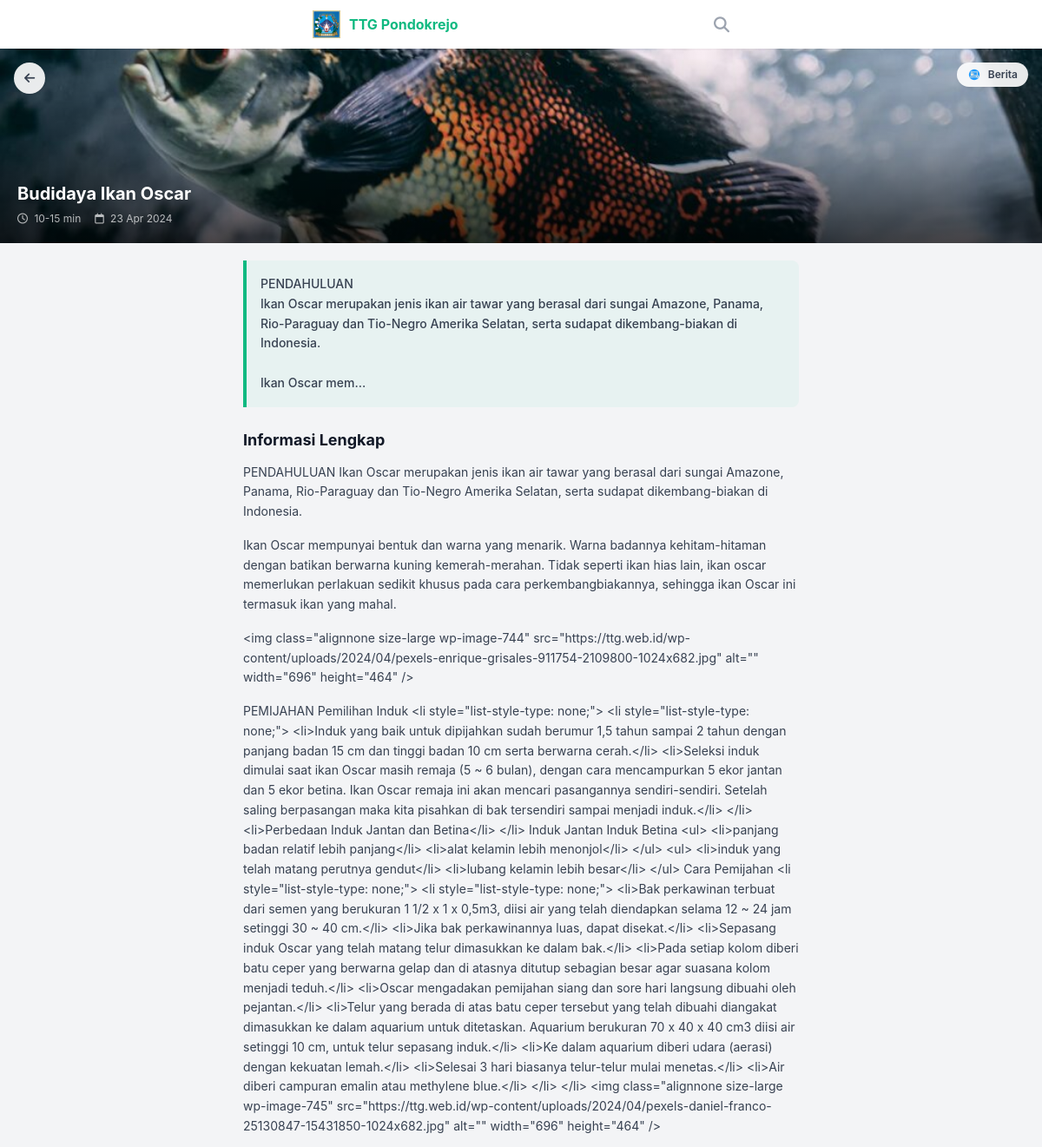
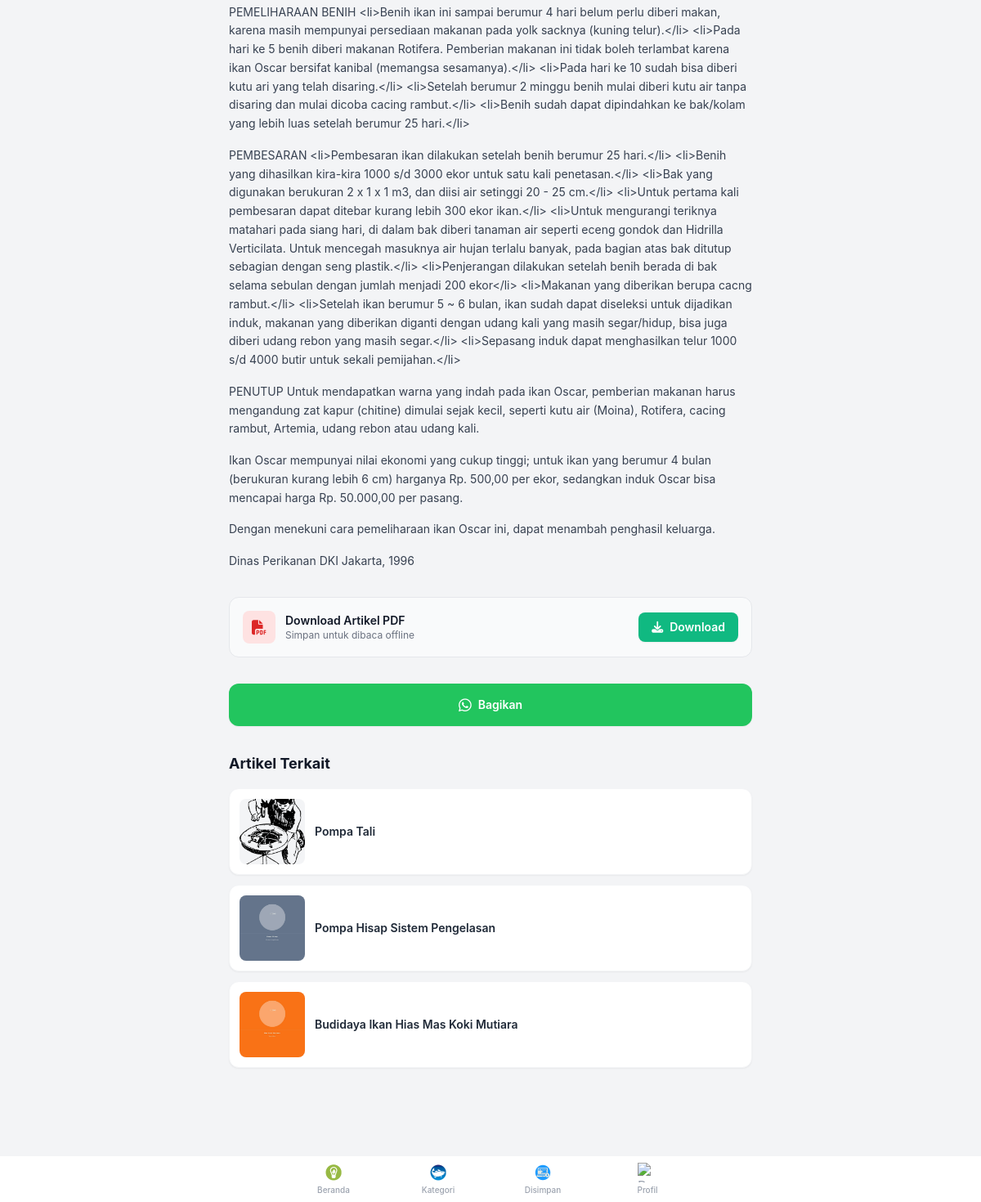
/tutorial.php?id=19, run on the app's committed database (2 pictures, top to bottom).
### tables this page shows
CREATE TABLE tutorials (
            id INTEGER PRIMARY KEY AUTOINCREMENT,
            title TEXT NOT NULL,
            slug TEXT UNIQUE NOT NULL,
            description TEXT,
            difficulty TEXT, -- 'Easy', 'Medium', 'Hard'
            duration INTEGER, -- in minutes
            category_id INTEGER,
            author_id INTEGER,
            created_at DATETIME DEFAULT CURRENT_TIMESTAMP,
            view_count INTEGER DEFAULT 0,
            image_path TEXT, video_url TEXT, pdf_path TEXT, -- Main thumbnail
            FOREIGN KEY(category_id) REFERENCES categories(id),
            FOREIGN KEY(author_id) REFERENCES users(id)
        );

CREATE TABLE categories (
            id INTEGER PRIMARY KEY AUTOINCREMENT,
            name TEXT NOT NULL,
            icon_class TEXT -- e.g. fa-leaf for fontawesome or just text
        );

CREATE TABLE steps (
            id INTEGER PRIMARY KEY AUTOINCREMENT,
            tutorial_id INTEGER NOT NULL,
            step_number INTEGER NOT NULL,
            title TEXT,
            content TEXT,
            image_path TEXT,
            FOREIGN KEY(tutorial_id) REFERENCES tutorials(id) ON DELETE CASCADE
        );

### includes/icons_map.php (called while the page is built)
<?php
return [
    'pertanian' => 'pertanian.png',
    'peternakan' => 'peternakan.png',
    'perikanan' => 'perikanan.png',
    'energi' => 'energi.png',
    'kerajinan' => 'kerajinan.png',
    'pengolahan limbah' => 'pengolahan limbah.png',
    'daur ulang' => 'daur-ulang.png',
    'pengolahan' => 'pengolahan.png',
    'pengairan' => 'pengairan.png',
    'tanaman obat' => 'herbal.png',
    'ramah lingkungan' => 'ramah lingkungan.png',
    'berita' => 'edukas.png',
    'tak berkategori' => 'tak berkategori.png',
    'teknologi tepat guna' => 'ide.png',
    'budidaya' => 'pertanian.png',
    'tenaga surya' => 'energi.png',
    'pembangkit listrik' => 'energi.png',
];
?>

### public/tutorial.php (the view, shortened to what this page needs)
<?php
require_once __DIR__ . '/../includes/functions.php';
$pdo = connectDB();
$id = (int)$_GET['id'];
$stmt = $pdo->prepare("SELECT t.*, c.name as category_name FROM tutorials t JOIN categories c ON t.category_id = c.id WHERE t.id = ?");
$stmt->execute([$id]);
$tutorial = $stmt->fetch();
$stmt = $pdo->prepare("SELECT * FROM steps WHERE tutorial_id = ? ORDER BY step_number ASC");
$stmt->execute([$id]);
$allSteps = $stmt->fetchAll();
$steps = array_filter($allSteps, function($s) { return !empty($s['title']) || !empty($s['content']); });
$stmt = $pdo->prepare("SELECT id, title, image_path FROM tutorials WHERE category_id = ? AND id != ? ORDER BY RANDOM() LIMIT 3");
$stmt->execute([$tutorial['category_id'], $id]);
$related = $stmt->fetchAll();
require_once __DIR__ . '/../includes/header.php';
?>
<div class="pb-20">
    <div class="relative h-56 bg-gray-200">
        <?php if($tutorial['image_path']): ?>
            <img src="<?php echo BASE_URL . $tutorial['image_path']; ?>" class="w-full h-full object-cover" alt="">
        <?php else: ?>
            <div class="w-full h-full bg-gradient-to-br from-primary to-primary-dark flex items-center justify-center"><i class="fas fa-book-open text-5xl text-white/50"></i></div>
        <?php endif; ?>
        <div class="absolute inset-0 bg-gradient-to-t from-black/70 via-black/20 to-transparent"></div>
        <a href="javascript:history.back()" class="absolute top-4 left-4 w-9 h-9 bg-white/90 backdrop-blur rounded-full flex items-center justify-center shadow"><i class="fas fa-arrow-left text-gray-700 text-sm"></i></a>
        <div class="absolute top-4 right-4 bg-white/90 backdrop-blur px-3 py-1.5 rounded-full shadow-sm flex items-center gap-2">
            <img src="<?php echo getCategoryIcon($tutorial['category_name']); ?>" class="w-4 h-4" alt="">
            <span class="text-xs font-semibold text-gray-700"><?php echo $tutorial['category_name']; ?></span>
        </div>
        <div class="absolute bottom-0 left-0 right-0 p-5">
            <h1 class="text-xl font-bold text-white leading-tight mb-2 drop-shadow"><?php echo htmlspecialchars($tutorial['title']); ?></h1>
            <div class="flex items-center text-white/70 text-xs gap-4">
                <span><i class="far fa-clock mr-1"></i> 10-15 min</span>
                <span><i class="far fa-calendar mr-1"></i> <?php echo date('d M Y', strtotime($tutorial['created_at'])); ?></span>
            </div>
        </div>
    </div>
    <div class="px-4 py-5 max-w-2xl mx-auto">
        <?php if(!empty($tutorial['description'])): ?>
        <div class="bg-primary/5 border-l-4 border-primary rounded-r-lg p-4 mb-6">
            <p class="text-sm text-gray-700 leading-relaxed font-medium"><?php echo nl2br(htmlspecialchars($tutorial['description'])); ?></p>
        </div>
        <?php endif; ?>
        <div class="article-content">
            <?php foreach($steps as $step): ?>
            <?php if(!empty($step['title'])): ?>
            <h2 class="text-lg font-bold text-gray-900 mt-6 mb-3"><?php echo htmlspecialchars($step['title']); ?></h2>
            <?php endif; ?>
            <?php if(!empty($step['content'])): ?>
            <div class="mb-4"><?php echo renderContent($step['content']); ?></div>
            <?php endif; ?>
            <?php endforeach; ?>
        </div>
        <?php if(!empty($tutorial['pdf_path'])): ?>
        <div class="mt-8 mb-6 bg-gray-50 border border-gray-200 rounded-xl p-4">
            <div class="flex items-center gap-3">
                <div class="w-10 h-10 bg-red-100 rounded-lg flex items-center justify-center text-red-600 flex-shrink-0">
                    <i class="fas fa-file-pdf text-lg"></i>
                </div>
                <div class="flex-1 min-w-0">
                    <h4 class="font-semibold text-gray-900 text-sm">Download Artikel PDF</h4>
                    <p class="text-xs text-gray-500">Simpan untuk dibaca offline</p>
                </div>
                <a href="<?php echo BASE_URL . $tutorial['pdf_path']; ?>" target="_blank" class="bg-primary hover:bg-primary-dark text-white px-4 py-2 rounded-lg text-sm font-semibold transition flex items-center gap-2 flex-shrink-0 shadow-sm">
                    <i class="fas fa-download"></i>
                    <span>Download</span>
                </a>
            </div>
        </div>
        <?php endif; ?>
        <div class="flex gap-3 mt-8">
            <a href="https://wa.me/?text=<?php echo urlencode($tutorial['title'] . ' - ' . "http://$_SERVER[HTTP_HOST]$_SERVER[REQUEST_URI]"); ?>" target="_blank" class="flex-1 bg-green-500 hover:bg-green-600 text-white py-3 rounded-xl font-semibold text-sm flex items-center justify-center gap-2 transition shadow-sm"><i class="fab fa-whatsapp text-lg"></i> Bagikan</a>
        </div>
        <?php if(!empty($related)): ?>
        <div class="mt-8">
            <h3 class="font-bold text-gray-900 text-lg mb-4">Artikel Terkait</h3>
            <div class="space-y-3">
                <?php foreach($related as $r): ?>
                <a href="tutorial.php?id=<?php echo $r['id']; ?>" class="flex gap-3 bg-white rounded-xl shadow-sm border border-gray-100 p-3 hover:shadow-md transition">
                    <div class="w-20 h-20 bg-gray-100 rounded-lg overflow-hidden flex-shrink-0">
                        <?php if($r['image_path']): ?><img src="<?php echo BASE_URL . $r['image_path']; ?>" class="w-full h-full object-cover" alt=""><?php else: ?><div class="w-full h-full bg-primary/10 flex items-center justify-center"><i class="fas fa-image text-primary/30"></i></div><?php endif; ?>
                    </div>
                    <div class="flex-1 flex items-center"><h4 class="font-semibold text-sm text-gray-800 line-clamp-2"><?php echo htmlspecialchars($r['title']); ?></h4></div>
                </a>
                <?php endforeach; ?>
            </div>
        </div>
        <?php endif; ?>
    </div>
</div>
<?php require_once __DIR__ . '/../includes/footer.php'; ?>

### includes/functions.php (shortened to what this page needs)
<?php
function cleanContent($content) {
    $boilerplate = [
        'TTG BUDIDAYA PERIKANAN', 'TTG PETERNAKAN', 'TTG PENGOLAHAN PANGAN',
        'TTG PERTANIAN', 'TTG KERIJAAN', 'TTG KESEHATAN', 'TTG ENERGI',
        'Kantor Deputi Menegristek', 'Pendayagunaan dan Pemasyarakatan',
        'Gedung II BPP Teknologi', 'Gedung II BPPT', 'Jl. M.H. Thamrin',
        'Tel. 021', 'Fax. 021', 'http://www.ristek.go.id', 'Jakarta 10340',
        'Lantai 6', 'Hal. ', 'KONTAK HUBUNGAN', 'DAFTAR PUSTAKA',
        'ANALISIS EKONOMI', 'Gambaran Peluang', 'Sumber', 'Proyek Pengembangan',
        'Maret 2000', 'Februari 2000', 'Januari 2000',
    ];
    $lines = explode("\n", $content);
    $clean = [];
    $buffer = '';
    foreach ($lines as $line) {
        $t = trim($line);
        if ($t === '') continue;
        $isBoiler = false;
        foreach ($boilerplate as $b) {
            if (stripos($t, $b) !== false) { $isBoiler = true; break; }
        }
        if ($isBoiler) continue;
        $isHeader = preg_match('/^[A-Z\s\.\:]+$/', $t) && strlen($t) > 3 && !preg_match('/[\d\)]$/', $t);
        $bufferEndsWithStop = preg_match('/[.!?:]$/', $buffer);
        if ($buffer !== '' && !$isHeader && !$bufferEndsWithStop) {
            $buffer .= ' ' . $t;
        } else {
            if ($buffer !== '') $clean[] = $buffer;
            $buffer = $t;
        }
    }
    if ($buffer !== '') $clean[] = $buffer;
    return trim(implode("\n\n", $clean));
}
function renderContent($content) {
    $content = cleanContent($content);
    $paragraphs = preg_split('/\n\s*\n/', $content);
    $html = '<div class="article-text font-normal text-gray-700 text-sm leading-relaxed break-words">';
    foreach ($paragraphs as $p) {
        $p = trim($p);
        $escaped = htmlspecialchars($p, ENT_QUOTES, 'UTF-8');
        $html .= '<p class="mb-4 font-normal normal-case">' . $escaped . '</p>';
    }
    $html .= '</div>';
    return $html;
}
function getCategoryIcon($categoryName) {
    static $map = null;
    if ($map === null) $map = require __DIR__ . '/icons_map.php';
    $name = strtolower(trim($categoryName));
    if (isset($map[$name])) return BASE_URL . '/assets/icons/' . $map[$name];
    return BASE_URL . '/assets/icons/tak berkategori.png';
}
?>

### includes/header.php (style rules this page uses)
.line-clamp-2 { display: -webkit-box; -webkit-line-clamp: 2; -webkit-box-orient: vertical; overflow: hidden; }

### public/tutorial.php (style rules this page uses)
.article-text, .article-text * { font-weight: 400 !important; font-variant-numeric: normal; }

### data on the page
tutorials: image_path (picture), category.name "Berita", title "Budidaya Ikan Oscar", created_at "23 Apr 2024", description "PENDAHULUAN Ikan Oscar merupakan jenis ikan air tawar yang berasal dari sungai Amazone, Panama, Rio-Paraguay dan Tio-Negro Amerika Selatan, serta sudapat dikembang-biakan di Indonesia. Ikan Oscar mem..."
steps: title "Informasi Lengkap", content "PENDAHULUAN Ikan Oscar merupakan jenis ikan air tawar yang berasal dari sungai Amazone, Panama, Rio-Paraguay dan Tio-Negro Amerika Selatan, serta sudapat dikembang-biakan di Indonesia.", content "Ikan Oscar mempunyai bentuk dan warna yang menarik. Warna badannya kehitam-hitaman dengan batikan berwarna kuning kemerah-merahan. Tidak seperti ikan hias lain, ikan oscar memerlukan perlakuan sedikit khusus pada cara perkembangbiakannya, sehingga ikan Oscar ini termasuk ikan yang mahal.", content "<img class=\"alignnone size-large wp-image-744\" src=\"https://ttg.web.id/wp-content/uploads/2024/04/pexels-enrique-grisales-911754-2109800-1024x682.jpg\" alt=\"\" width=\"696\" height=\"464\" />", content "PEMIJAHAN Pemilihan Induk <li style=\"list-style-type: none;\"> <li style=\"list-style-type: none;\"> <li>Induk yang baik untuk dipijahkan sudah berumur 1,5 tahun sampai 2 tahun dengan panjang badan 15 cm dan tinggi badan 10 cm serta berwarna cerah.</li> <li>Seleksi induk dimulai saat ikan Oscar masih remaja (5 ~ 6 bulan), dengan cara mencampurkan 5 ekor jantan dan 5 ekor betina. Ikan Oscar remaja ini akan mencari pasangannya sendiri-sendiri. Setelah saling berpasangan maka kita pisahkan di bak tersendiri sampai menjadi induk.</li> </li> <li>Perbedaan Induk Jantan dan Betina</li> </li> Induk Jantan Induk Betina <ul> <li>panjang badan relatif lebih panjang</li> <li>alat kelamin lebih…", content "PEMELIHARAAN BENIH <li>Benih ikan ini sampai berumur 4 hari belum perlu diberi makan, karena masih mempunyai persediaan makanan pada yolk sacknya (kuning telur).</li> <li>Pada hari ke 5 benih diberi makanan Rotifera. Pemberian makanan ini tidak boleh terlambat karena ikan Oscar bersifat kanibal (memangsa sesamanya).</li> <li>Pada hari ke 10 sudah bisa diberi kutu ari yang telah disaring.</li> <li>Setelah berumur 2 minggu benih mulai diberi kutu air tanpa disaring dan mulai dicoba cacing rambut.</li> <li>Benih sudah dapat dipindahkan ke bak/kolam yang lebih luas setelah berumur 25 hari.</li>", content "PEMBESARAN <li>Pembesaran ikan dilakukan setelah benih berumur 25 hari.</li> <li>Benih yang dihasilkan kira-kira 1000 s/d 3000 ekor untuk satu kali penetasan.</li> <li>Bak yang digunakan berukuran 2 x 1 x 1 m3, dan diisi air setinggi 20 - 25 cm.</li> <li>Untuk pertama kali pembesaran dapat ditebar kurang lebih 300 ekor ikan.</li> <li>Untuk mengurangi teriknya matahari pada siang hari, di dalam bak diberi tanaman air seperti eceng gondok dan Hidrilla Verticilata. Untuk mencegah masuknya air hujan terlalu banyak, pada bagian atas bak ditutup sebagian dengan seng plastik.</li> <li>Penjerangan dilakukan setelah benih berada di bak selama sebulan dengan jumlah menjadi 200 ekor</li> <li>Makanan…", content "PENUTUP Untuk mendapatkan warna yang indah pada ikan Oscar, pemberian makanan harus mengandung zat kapur (chitine) dimulai sejak kecil, seperti kutu air (Moina), Rotifera, cacing rambut, Artemia, udang rebon atau udang kali.", content "Ikan Oscar mempunyai nilai ekonomi yang cukup tinggi; untuk ikan yang berumur 4 bulan (berukuran kurang lebih 6 cm) harganya Rp. 500,00 per ekor, sedangkan induk Oscar bisa mencapai harga Rp. 50.000,00 per pasang.", content "Dengan menekuni cara pemeliharaan ikan Oscar ini, dapat menambah penghasil keluarga.", content "Dinas Perikanan DKI Jakarta, 1996"
tutorials: image_path (picture), title "Pompa Tali"
tutorials: image_path (picture), title "Pompa Hisap Sistem Pengelasan"
tutorials: image_path (picture), title "Budidaya Ikan Hias Mas Koki Mutiara"
